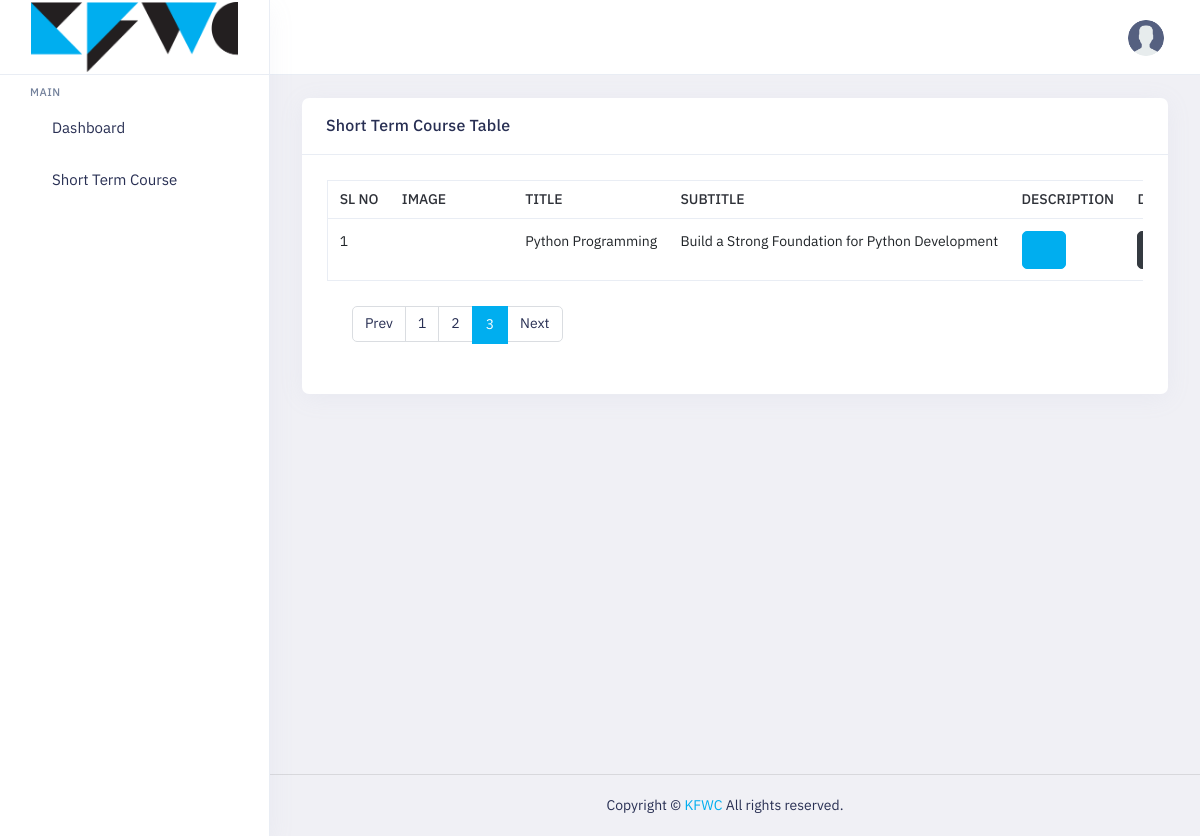
The page /short_course?page=3 (signed in) on the database its author committed.
### course_management/models.py (models this page shows)
class ShortTermCourse(models.Model):
    title = models.CharField(max_length=100)
    subtitle = models.CharField(max_length=100)
    description = models.TextField()
    image = models.ImageField(default=None)
    amount = models.FloatField()
    additional_information = models.TextField()
    status = models.CharField(max_length=10, choices=[('Enable', 'Enable'), ('Disable', 'Disable')])

### course_management/views.py (the view, shortened to what this page needs)
# urls.py: path('short_course', ShortCourseAPI.as_view(), name='short_course'),
class ShortCourseAPI(APIView):
    def get(self, request):
        all_courses = ShortTermCourse.objects.all()
        paginator = Paginator(all_courses, 2)  # Display 2 records per page
        page_number = request.GET.get('page')
        courses = paginator.get_page(page_number)
        return render(request, "short-course-view.html", {'courses': courses})

### templates/short-course-view.html (shortened to what this page needs)
{% extends "base.html" %}
{% block content %}
{% load static %}
<div class="main-content app-content mt-0">
    <div class="side-app">
        <div class="main-container container-fluid">
            <div class="page-header">
                <h1 class="page-title">Short Term Course View</h1>
                <a href="/add_short_course" class="btn btn-danger btn-pill">Add </a>
            </div>
            <div class="row">
                <div class="col-xl-12">
                    <div class="card">
                        <div class="card-header">
                            <h3 class="card-title">Short Term Course Table</h3>
                        </div>
                        <div class="card-body">
                            <div class="table-responsive">
                                <div class="table-responsive">
                                    <table class="table border text-nowrap text-md-nowrap table-hover mb-0">
                                        <thead>
                                            <tr>
                                                <th>Sl No</th>
                                                <th>Image</th>
                                                <th>Title</th>
                                                <th>Subtitle</th>
                                                <th>Description</th>
                                                <th>Details</th>
                                            </tr>
                                        </thead>
                                        <tbody>
                                            {% for course in courses %}
                                            <tr>
                                                <td>1</td>
                                                <td>
                                                </td>
                                                <td>{{course.title}}</td>
                                                <td>{{course.subtitle}}</td>
                                                <td><a class="btn btn-primary" onclick="coursedescription('{{ course.description|escapejs }}')">
                                                        <i class="side-menu__icon fe fe-eye text-white"></i>
                                                    </a>
                                                </td>
                                                <td><a class="btn btn-dark" onclick="courseAddInfo('{{ course.additional_information|escapejs }}','{{ course.amount }}')">
                                                    </a>
                                                </td>
                                            </tr>
                                            {% endfor %}
                                        </tbody>
                                    </table>
                                </div>
                                <div class="card-body">
                                    <ul class="pagination">
                                        <li class="page-item page-prev">
                                            {% if courses.has_previous %}
                                                <a class="page-link" href="?page=1" tabindex="-1">Prev</a>
                                            {% else %}
                                                <span class="page-link">Prev</span>
                                            {% endif %}
                                        </li>
                                        {% for page in courses.paginator.page_range %}
                                            <li class="page-item {% if page == courses.number %}active{% endif %}">
                                                <a class="page-link" href="?page={{ page }}">{{ page }}</a>
                                            </li>
                                        {% endfor %}
                                        <li class="page-item page-next">
                                            {% if courses.has_next %}
                                                <a class="page-link" href="?page={{ courses.paginator.num_pages }}">Next</a>
                                            {% else %}
                                                <span class="page-link">Next</span>
                                            {% endif %}
                                        </li>
                                    </ul>
                                </div>
                            </div>
                        </div>
                    </div>
                </div>
            </div>
        </div>
    </div>
    {% endblock %}

### static/colors/color1.css (style rules this page uses)
a { color: var(--primary-bg-color); }
.btn-primary { color: #fff !important; background: var(--primary-bg-color) !important; border-color: var(--primary-bg-color) !important; }
.page-item.active .page-link { color: #fff; background-color: var(--primary-bg-color); border-color: var(--primary-bg-color); }

### static/css/style-custom.css (style rules this page uses)
.page-item.active .page-link { background: #00aeef !important; border: 2px solid #00aeef !important; }

### rows shown on the page
ShortTermCourse: title "Python Programming", subtitle "Build a Strong Foundation for Python Development"

### other values the page prints
{{ page }} "1" "2" "3"
